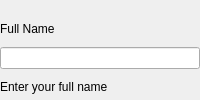
                       <widget class="QFrame" name="profile_name_frame_2">
                        <property name="frameShape">
                         <enum>QFrame::NoFrame</enum>
                        </property>
                        <property name="frameShadow">
                         <enum>QFrame::Raised</enum>
                        </property>
                        <layout class="QHBoxLayout" name="profile_name_role_layout">
                         <property name="spacing">
                          <number>20</number>
                         </property>
                         <property name="leftMargin">
                          <number>0</number>
                         </property>
                         <property name="topMargin">
                          <number>15</number>
                         </property>
                         <property name="rightMargin">
                          <number>0</number>
                         </property>
                         <property name="bottomMargin">
                          <number>0</number>
                         </property>
                         <item>
                          <widget class="QFrame" name="profile_name_frame">
                           <property name="frameShape">
                            <enum>QFrame::NoFrame</enum>
                           </property>
                           <property name="frameShadow">
                            <enum>QFrame::Raised</enum>
                           </property>
                           <layout class="QVBoxLayout" name="profile_name_layout">
                            <property name="spacing">
                             <number>5</number>
                            </property>
                            <property name="leftMargin">
                             <number>0</number>
                            </property>
                            <property name="topMargin">
                             <number>0</number>
                            </property>
                            <property name="rightMargin">
                             <number>0</number>
                            </property>
                            <property name="bottomMargin">
                             <number>0</number>
                            </property>
                            <item>
                             <widget class="QLabel" name="profile_name">
                              <property name="text">
                               <string>Full Name</string>
                              </property>
                             </widget>
                            </item>
                            <item>
                             <widget class="QLineEdit" name="profile_name_input"/>
                            </item>
                            <item>
                             <widget class="QLabel" name="profile_error_name">
                              <property name="focusPolicy">
                               <enum>Qt::NoFocus</enum>
                              </property>
                              <property name="styleSheet">
                               <string notr="true"/>
                              </property>
                              <property name="text">
                               <string>Enter your full name</string>
                              </property>
                              <property name="alignment">
                               <set>Qt::AlignJustify|Qt::AlignVCenter</set>
                              </property>
                             </widget>
                            </item>
                           </layout>
                          </widget>
                         </item>
                        </layout>
                       </widget>
